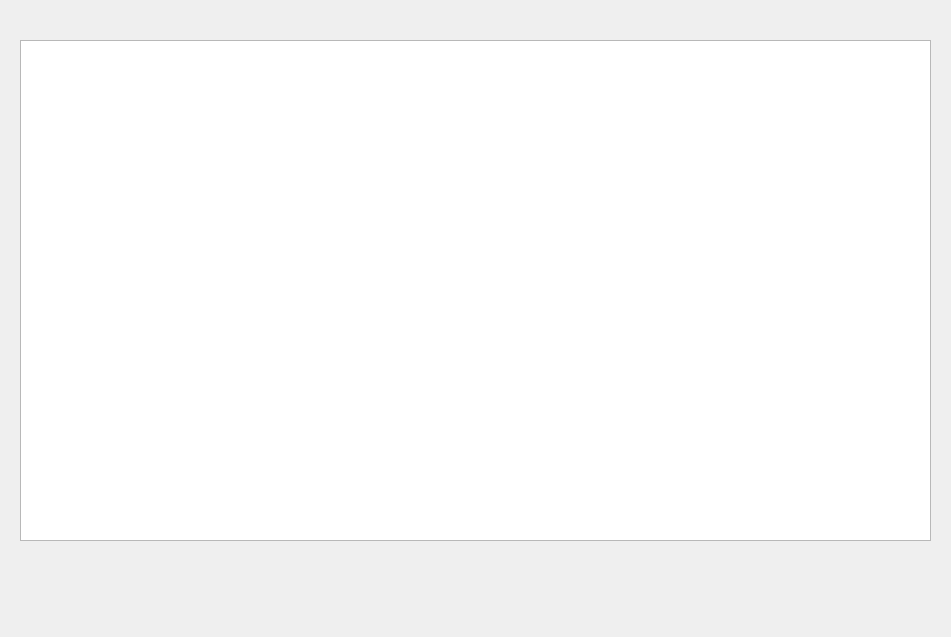
<?xml version="1.0" encoding="UTF-8"?>
<ui version="4.0">
 <class>Form</class>
 <widget class="QWidget" name="Form">
  <property name="geometry">
   <rect>
    <x>0</x>
    <y>0</y>
    <width>951</width>
    <height>637</height>
   </rect>
  </property>
  <property name="windowTitle">
   <string>Form</string>
  </property>
  <widget class="QTableWidget" name="tableWidget">
   <property name="geometry">
    <rect>
     <x>20</x>
     <y>40</y>
     <width>911</width>
     <height>501</height>
    </rect>
   </property>
  </widget>
 </widget>
 <resources/>
 <connections/>
</ui>
